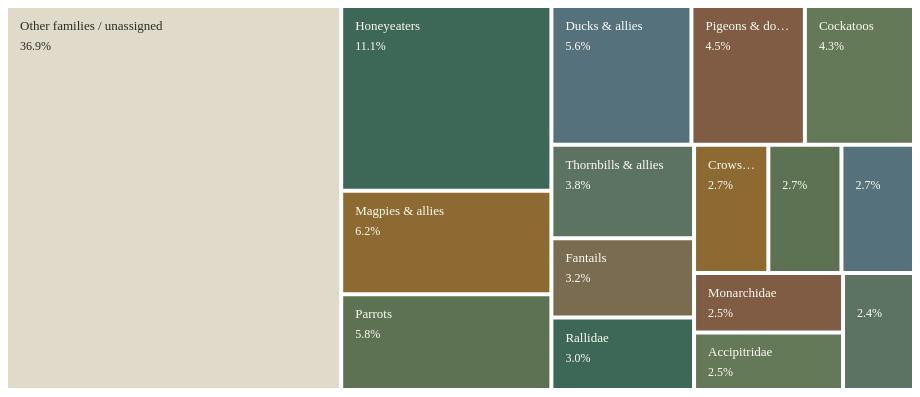

Here is the Vega-Lite specification saved for this chart:
### Vega specification from a JSON file in a GitHub repository (floating-point values rounded to 4 significant figures)
{"$schema": "https://vega.github.io/schema/vega/v5.json", "width": 904, "height": 380, "padding": 8, "background": "transparent", "autosize": {"type": "pad", "contains": "padding"}, "config": {"text": {"font": "Bricolage Grotesque", "fill": "#292e27"}, "axis": {"labelFont": "Bricolage Grotesque", "titleFont": "Bricolage Grotesque", "labelFontSize": 12, "titleFontSize": 12, "titleFontWeight": 500, "labelColor": "#60665c", "titleColor": "#292e27", "domain": false, "ticks": false, "gridColor": "#e0dccf", "gridOpacity": 0.75, "labelPadding": 8, "titlePadding": 14}, "legend": {"labelFont": "Bricolage Grotesque", "titleFont": "Bricolage Grotesque", "labelFontSize": 11, "titleFontSize": 11, "titleFontWeight": 500, "labelColor": "#60665c", "titleColor": "#292e27", "gradientThickness": 9, "gradientLength": 130, "padding": 8}}, "description": "Treemap of the fifteen most-recorded bird families and the remainder. Rectangle area encodes records, not species richness.", "data": [{"name": "tree", "values": [{"id": "root", "parent": null, "count": 0}, {"family": "Meliphagidae", "count": 1066833, "share": 0.1114, "id": "Meliphagidae", "parent": "root", "label": "Honeyeaters", "rank": 0}, {"family": "Artamidae", "count": 596815, "share": 0.06232, "id": "Artamidae", "parent": "root", "label": "Magpies & allies", "rank": 1}, {"family": "Psittacidae", "count": 552970, "share": 0.05775, "id": "Psittacidae", "parent": "root", "label": "Parrots", "rank": 2}, {"family": "Anatidae", "count": 534124, "share": 0.05578, "id": "Anatidae", "parent": "root", "label": "Ducks & allies", "rank": 3}, {"family": "Columbidae", "count": 432714, "share": 0.04519, "id": "Columbidae", "parent": "root", "label": "Pigeons & doves", "rank": 4}, {"family": "Cacatuidae", "count": 416144, "share": 0.04346, "id": "Cacatuidae", "parent": "root", "label": "Cockatoos", "rank": 5}, {"family": "Acanthizidae", "count": 365561, "share": 0.03818, "id": "Acanthizidae", "parent": "root", "label": "Thornbills & allies", "rank": 6}, {"family": "Rhipiduridae", "count": 310853, "share": 0.03246, "id": "Rhipiduridae", "parent": "root", "label": "Fantails", "rank": 7}, {"family": "Rallidae", "count": 284060, "share": 0.02966, "id": "Rallidae", "parent": "root", "label": "Rallidae", "rank": 8}, {"family": "Corvidae", "count": 261354, "share": 0.02729, "id": "Corvidae", "parent": "root", "label": "Crows & ravens", "rank": 9}, {"family": "Ardeidae", "count": 257181, "share": 0.02686, "id": "Ardeidae", "parent": "root", "label": "Ardeidae", "rank": 10}, {"family": "Phalacrocoracidae", "count": 255215, "share": 0.02665, "id": "Phalacrocoracidae", "parent": "root", "label": "Phalacrocoracidae", "rank": 11}, {"family": "Monarchidae", "count": 243154, "share": 0.02539, "id": "Monarchidae", "parent": "root", "label": "Monarchidae", "rank": 12}, {"family": "Accipitridae", "count": 235806, "share": 0.02462, "id": "Accipitridae", "parent": "root", "label": "Accipitridae", "rank": 13}, {"family": "Pachycephalidae", "count": 228058, "share": 0.02382, "id": "Pachycephalidae", "parent": "root", "label": "Whistlers & allies", "rank": 14}, {"family": "Other families / unassigned", "count": 3535080, "share": 0.3692, "id": "Other families / unassigned", "parent": "root", "label": "Other families / unassigned", "rank": 15}], "transform": [{"type": "stratify", "key": "id", "parentKey": "parent"}, {"type": "treemap", "field": "count", "sort": {"field": "value", "order": "descending"}, "method": "squarify", "ratio": 1.35, "size": [904, 380], "paddingInner": 4}]}, {"name": "leaves", "source": "tree", "transform": [{"type": "filter", "expr": "datum.depth===1"}]}], "scales": [{"name": "fill", "type": "ordinal", "domain": [0, 1, 2, 3, 4, 5, 6, 7, 8, 9, 10, 11, 12, 13, 14, 15], "range": ["#315e4c", "#856125", "#536a48", "#4b6974", "#775238", "#5b714d", "#526b58", "#716347", "#315e4c", "#856125", "#536a48", "#4b6974", "#775238", "#5b714d", "#526b58", "#ded8c7"]}], "marks": [{"type": "rect", "from": {"data": "leaves"}, "encode": {"enter": {"x": {"field": "x0"}, "x2": {"field": "x1"}, "y": {"field": "y0"}, "y2": {"field": "y1"}, "fill": {"scale": "fill", "field": "rank"}, "fillOpacity": {"value": 0.94}, "tooltip": {"signal": "{'Family':datum.family,'Records':format(datum.count,','),'Share':format(datum.share,'.1%')}"}}, "update": {"fillOpacity": {"value": 0.94}}, "hover": {"fillOpacity": {"value": 1}, "stroke": {"value": "#292e27"}, "strokeWidth": {"value": 1.5}}}}, {"type": "text", "from": {"data": "leaves"}, "encode": {"enter": {"x": {"signal": "datum.x0+12"}, "y": {"signal": "datum.y0+22"}, "text": {"field": "label"}, "fill": {"signal": "datum.rank===15?'#292e27':'#fffdf5'"}, "fontSize": {"value": 13}, "fontWeight": {"value": 500}, "limit": {"signal": "datum.x1-datum.x0-22"}, "opacity": {"signal": "datum.x1-datum.x0>70 && datum.y1-datum.y0>48?1:0"}}}}, {"type": "text", "from": {"data": "leaves"}, "encode": {"enter": {"x": {"signal": "datum.x0+12"}, "y": {"signal": "datum.y0+42"}, "text": {"signal": "format(datum.share,'.1%')"}, "fill": {"signal": "datum.rank===15?'#292e27':'#fffdf5'"}, "fontSize": {"value": 12}, "opacity": {"signal": "datum.x1-datum.x0>65 && datum.y1-datum.y0>53?1:0"}}}}]}
